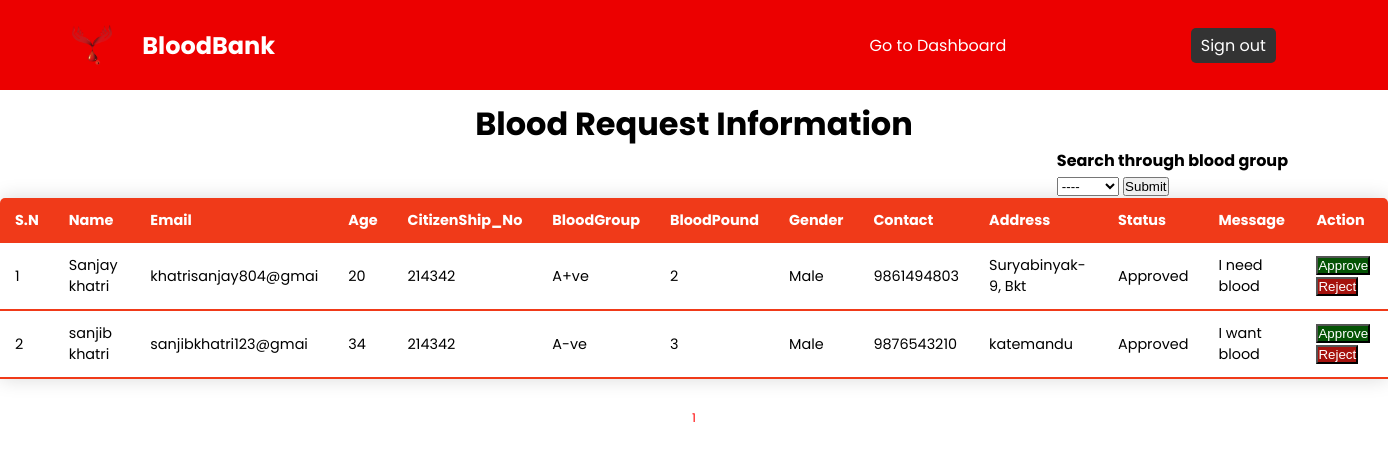
/admin/requestInfo.php, run on the app's committed database.
### tables this page shows
CREATE TABLE `request` (
  `Id` int(11) NOT NULL,
  `Name` varchar(40) NOT NULL,
  `Email` varchar(20) NOT NULL,
  `Age` int(11) NOT NULL,
  `CitizenShip_No` varchar(255) NOT NULL,
  `BloodGroup` varchar(10) NOT NULL,
  `BloodPound` int(11) NOT NULL,
  `Gender` varchar(10) NOT NULL,
  `Contact` varchar(10) NOT NULL,
  `Address` varchar(20) NOT NULL,
  `Status` int(11) NOT NULL DEFAULT 0,
  `Message` varchar(40) NOT NULL
);

### admin/requestInfo.php (the view, shortened to what this page needs)
<!DOCTYPE html>
<html lang="en">
<head>
    <link rel="stylesheet" href="../css/table.css">
</head>
<body>
    <?php include ('adminHeader.php')?>
    <div class="title">
        <h1>Blood Request Information</h1>
    </div>
    <div class="search">
        <h4>Search through blood group</h4>
        <form action="donorInfo.php" method="get">
            <select name="search" >
              <option value="None" selected>----</option>
            </select>
            <button type="submit">Submit</button>
        </form>
    </div>
    <center>
    <table class="content-table">
        <thead>
            <tr>
                <th>S.N</th>
                <th>Name</th>
                <th>Email</th>
                <th>Age</th>
                <th>CitizenShip_No</th>
                <th>BloodGroup</th>
                <th>BloodPound</th>
                <th>Gender</th>
                <th>Contact</th>
                <th>Address</th>
                <th>Status</th>
                <th>Message</th>
                <th>Action</th>
            </tr>
        </thead>
    <?php
    include "../connection/config.php";
    $data_per_page= 10;
    if(isset($_GET['pages'])){
        $page  = $_GET["pages"];
    }
    else {
        $page = 1;
    }
    $start_from=($page-1)*$data_per_page;
    if(isset($_GET['search'])){
        $search = $_GET['search'];
    }else{
        $search="";
    }
     $sql = "select * from `request` where  BloodGroup like '%$search%' limit $start_from,$data_per_page";
    $result = mysqli_query($conn, $sql);
    if(mysqli_num_rows($result)){
        if(isset($_GET['pages'])){
        $i = (($_GET['pages']-1)*10)+1;
        }else{
            $i=1;
        }
        while($row = mysqli_fetch_assoc($result)){
    ?>
    <tbody>
    <tr>
        <td><?php echo $i;?></td>
        <td><?php echo $row ['Name']?></td>
        <td><?php echo $row ['Email']?></td>
        <td><?php echo $row ['Age']?></td>
        <td><?php echo $row ['CitizenShip_No']?></td>
        <td><?php echo $row ['BloodGroup']?></td>
        <td><?php echo $row ['BloodPound']?></td>
        <td><?php echo $row ['Gender']?></td>
        <td><?php echo $row ['Contact']?></td>
        <td><?php echo $row ['Address']?></td>
        <td>
            <?php
                if ($row['Status']==0){
                    echo
                    '<p>Pending...</p>';
                }else if ($row['Status']==1){
                    echo
                    '<p>Approved</p>';
                }else if($row['Status']==2){
                    echo
                    '<p>Rejected</p>';
                }
            ?>
        </td>
        <td><?php echo $row ['Message']?></td>
        <td>
            <button class="approve">
                <a href="../approveReject/requestStatus.php?requestId=<?php echo $row ['Id'];?>&status=1" onclick = "sendMail('<?php echo $row['Email'];?>')">Approve</a>
            </button>
            <button class="reject">
                <a href="../approveReject/requestStatus.php?requestId=<?php echo $row ['Id'];?>&status=2" onclick = "sendMail('<?php echo $row['Email'];?>')">Reject</a>
            </button>
        </td>
    </tr>
    <?php
        $i++;
        }
    }else{
        ?>
        <tr><td colspan="5">No Records found
        <?php }
        ?>
    </tbody>
    </table>
    <?php
        $sql = "select * from `request`";
        $result = mysqli_query($conn,$sql);
        $total_data = mysqli_num_rows($result);
        $total_pages = ceil($total_data/$data_per_page);
        for($i=1;$i<=$total_pages;$i++){
            echo '<a style="font-size:12px;color:red;padding: 5px;bottom:0;" href="requestInfo.php?pages='.$i.'&search='.$_GET['search'].'   ">'.$i.'</a>';
        }
    ?>
    </center>
</body>
</html>

### css/table.css (style rules this page uses)
.title { padding-top: 100px; text-align: center; }
.content-table { border-collapse: collapse; margin: 25px 0; font-size: 0.9em; min-width: 400px; border-radius: 5px 5px 0 0; overflow: hidden; box-shadow: 0 0 20px rgb(0,0,0,0.15); }
.content-table thead tr { background-color: #f03a19; color: #ffffff; text-align: left; font-weight: bold; }
.content-table th, .content-table td { padding: 12px 15px; word-wrap: break-word; }
.content-table tbody tr { border-bottom: 1px solid #dddddd; }
.content-table tbody tr:last-of-type { border-bottom: 2px solid #f03a19; }
a { text-decoration: none; color: white; }
.approve { background-color: rgb(4, 83, 4); }
.reject { background-color: rgb(165, 18, 13); }

### css/adminHeader.css (style rules this page uses)
* { margin:0; padding:0; box-sizing:border-box; }
body { font-family:"Poppins", sans-serif; }

### admin/requestInfo.php (style rules this page uses)
.search { display: inline-block; float: right; margin-right: 100px; }

### data on the page
request: Name "Sanjay khatri", Email "khatrisanjay804@gmai", Age "20", CitizenShip_No "214342", BloodGroup "A+ve", BloodPound "2", Gender "Male", Contact "9861494803", Address "Suryabinyak-9, Bkt", Status "Approved", Message "I need blood"
request: Name "sanjib khatri", Email "sanjibkhatri123@gmai", Age "34", CitizenShip_No "214342", BloodGroup "A-ve", BloodPound "3", Gender "Male", Contact "9876543210", Address "katemandu", Status "Approved", Message "I want blood"
